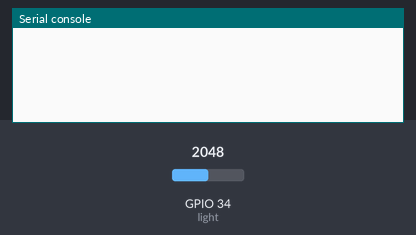
Bench run of a program on a simulated ESP32 board running MicroPython. Parts: the last lines printed to the serial console. Inputs (shaded band) come from the test bench; at power-on: GPIO 34 (light) = 2048 (analog values on the 0–4095 scale).

Above: at 1.2 s.
1.3 s: GPIO 34 (light) set to 1960
At 2.3 s:
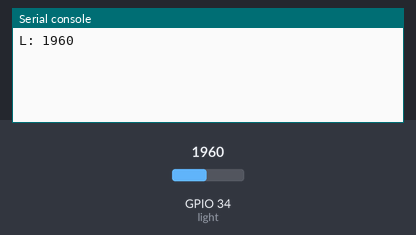
3.5 s: GPIO 34 (light) set to 2040
At 5.0 s:
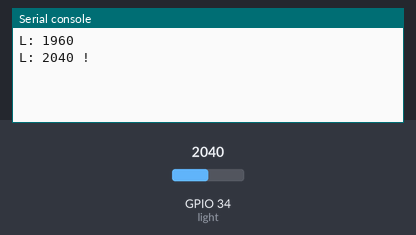

Measured:
- after the input at 1.3 s, the serial console: prints a new line after 0.70 s (image 1)
- after the input at 3.5 s, the serial console: prints a new line after 0.50 s (image 2)

The program:

reflect_ticks.py
```python
from machine import Pin, ADC
import time

light = ADC(Pin(34))
light.atten(ADC.ATTN_11DB)
light.width(ADC.WIDTH_12BIT)

limit = 2000
last = time.ticks_ms()
while True:
    if time.ticks_diff(time.ticks_ms(), last) >= 2000:
        last = time.ticks_ms()
        if light.read() > limit:
            print("L: " + str(light.read()) + " !")
        else:
            print("L: " + str(light.read()))
    time.sleep(0.1)
```
